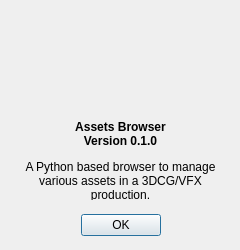
<?xml version="1.0" encoding="UTF-8"?>
<ui version="4.0">
 <class>AboutDialog</class>
 <widget class="QDialog" name="AboutDialog">
  <property name="geometry">
   <rect>
    <x>0</x>
    <y>0</y>
    <width>240</width>
    <height>250</height>
   </rect>
  </property>
  <property name="minimumSize">
   <size>
    <width>240</width>
    <height>250</height>
   </size>
  </property>
  <property name="maximumSize">
   <size>
    <width>240</width>
    <height>250</height>
   </size>
  </property>
  <property name="windowTitle">
   <string>About</string>
  </property>
  <widget class="QDialogButtonBox" name="buttonBox">
   <property name="geometry">
    <rect>
     <x>10</x>
     <y>210</y>
     <width>221</width>
     <height>30</height>
    </rect>
   </property>
   <property name="orientation">
    <enum>Qt::Horizontal</enum>
   </property>
   <property name="standardButtons">
    <set>QDialogButtonBox::Ok</set>
   </property>
   <property name="centerButtons">
    <bool>true</bool>
   </property>
  </widget>
  <widget class="QLabel" name="labelAbout">
   <property name="geometry">
    <rect>
     <x>10</x>
     <y>120</y>
     <width>221</width>
     <height>80</height>
    </rect>
   </property>
   <property name="text">
    <string>&lt;html&gt;&lt;head/&gt;&lt;body&gt;&lt;p&gt;&lt;span style=&quot; font-weight:600;&quot;&gt;Assets Browser&lt;br/&gt;Version 0.1.0&lt;/span&gt;&lt;/p&gt;&lt;p&gt;A Python based browser to manage various assets in a 3DCG/VFX production.&lt;/p&gt;&lt;/body&gt;&lt;/html&gt;</string>
   </property>
   <property name="alignment">
    <set>Qt::AlignCenter</set>
   </property>
   <property name="wordWrap">
    <bool>true</bool>
   </property>
  </widget>
  <widget class="QLabel" name="labelGraphic">
   <property name="geometry">
    <rect>
     <x>25</x>
     <y>20</y>
     <width>192</width>
     <height>96</height>
    </rect>
   </property>
   <property name="text">
    <string/>
   </property>
   <property name="textFormat">
    <enum>Qt::AutoText</enum>
   </property>
   <property name="pixmap">
    <pixmap>../icons/about.png</pixmap>
   </property>
   <property name="scaledContents">
    <bool>false</bool>
   </property>
  </widget>
 </widget>
 <resources/>
 <connections/>
</ui>
